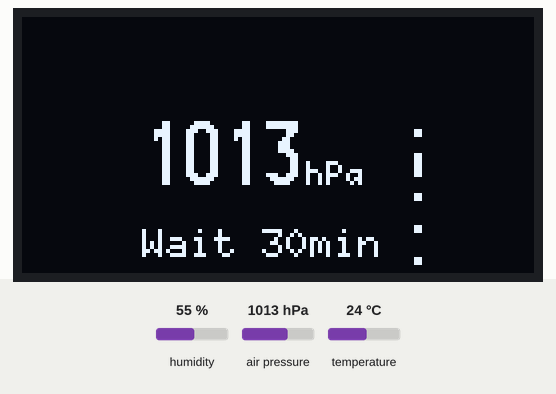
Simulated run of this program. Board: ESP32-C3. On the bench: 128×64 one-colour display. The test bench sets the inputs (shaded band); at power-on: air pressure 1013 hPa, humidity 55 %, temperature 24 °C.

Above: at 7.8 s.
7.9 s: air pressure set to 952 hPa
At 9.0 s:
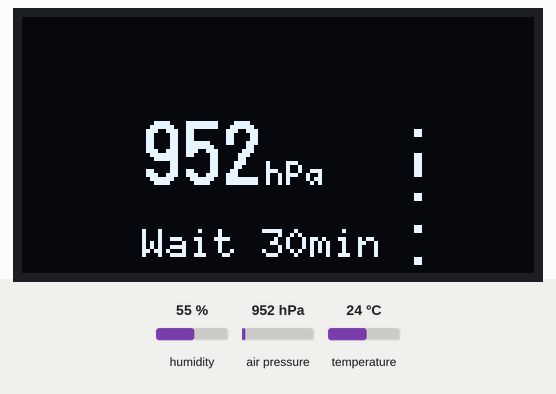
9.7 s: air pressure set to 975 hPa
At 10.5 s:
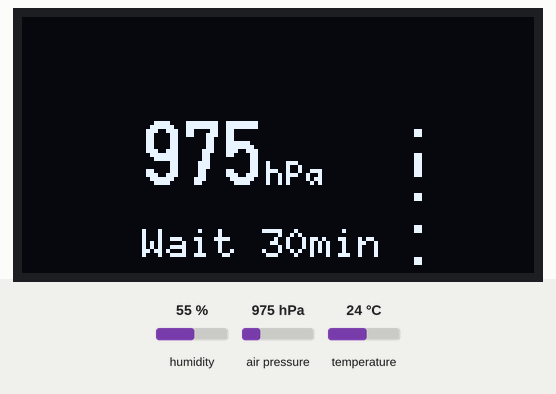
11.7 s: air pressure set to 1000 hPa
At 13.2 s:
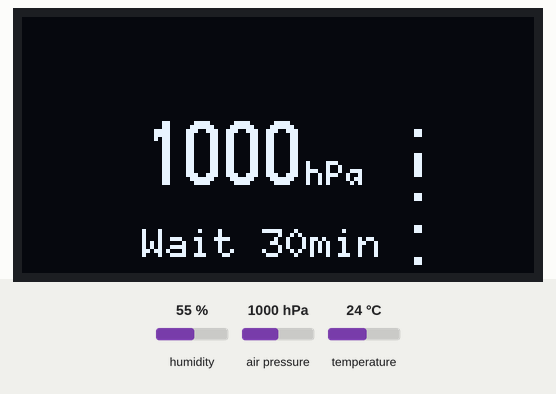
Timing chart, 0 to 14.7 s (numbered marks = the images above; inputs shaded):
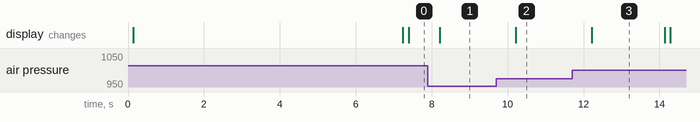

The program:

main.cpp
```cpp
#include <Arduino.h>
#include <Wire.h>
#include <math.h>
#include <U8g2lib.h>
#include <Adafruit_AHTX0.h>
#include <Adafruit_BMP280.h>

#define OLED_SDA 5
#define OLED_SCL 6
#define SENS_SDA 7
#define SENS_SCL 8
#define OX 28
#define OY 24

const int NP = 5, TN = 36, PN = 18;
const unsigned long SENSE_MS = 1000, TH_MS = 30000UL, PH_MS = 600000UL, PAGE_MS = 7000;

U8G2_SSD1306_128X64_NONAME_F_SW_I2C u8g2(U8G2_R0, OLED_SCL, OLED_SDA, U8X8_PIN_NONE);
Adafruit_AHTX0 aht;
Adafruit_BMP280 bmp;

float T, H, P, Td, DI;
float tMin = 999, tMax = -999, hMin = 999, hMax = -999, pMin = 9999, pMax = 0;
float tHist[TN]; int tCnt = 0;
float pHist[PN]; int pCnt = 0;
int page = 0;
unsigned long tSense, tTh, tPh, tPage;

void push(float *a, int &cnt, int n, float v) {
  if (cnt < n) a[cnt++] = v;
  else { memmove(a, a + 1, (n - 1) * sizeof(float)); a[n - 1] = v; }
}

void update() {
  sensors_event_t hum, temp;
  aht.getEvent(&hum, &temp);
  T = temp.temperature;
  H = hum.relative_humidity;
  P = bmp.readPressure() / 100.0f;
  DI = 0.81f * T + 0.01f * H * (0.99f * T - 14.3f) + 46.3f;
  float g = logf(H / 100.0f) + 17.62f * T / (243.12f + T);
  Td = 243.12f * g / (17.62f - g);
  tMin = min(tMin, T); tMax = max(tMax, T);
  hMin = min(hMin, H); hMax = max(hMax, H);
  pMin = min(pMin, P); pMax = max(pMax, P);
}

// 3時間あたりの気圧変化。データ不足(30分未満)ならNAN
float pDelta3() {
  if (pCnt < 4) return NAN;
  float hours = (pCnt - 1) / 6.0f;
  return (pHist[pCnt - 1] - pHist[0]) / hours * 3.0f;
}

const char *diLabel() {
  if (DI < 55) return "COLD";
  if (DI < 60) return "CHILLY";
  if (DI < 65) return "FINE";
  if (DI < 75) return "COMFY";
  if (DI < 80) return "WARM";
  if (DI < 85) return "HOT";
  return "SWELTER";
}

void drawPage(int p, int dx) {
  int x = OX + dx;
  char buf[24];
  u8g2.clearBuffer();

  if (p == 0) {
    u8g2.drawBox(x + 4, OY + 3, 3, 11);
    u8g2.drawDisc(x + 5, OY + 17, 4);
    u8g2.setFont(u8g2_font_logisoso16_tr);
    snprintf(buf, sizeof(buf), "%.1f", T);
    u8g2.drawStr(x + 13, OY + 19, buf);
    int w = u8g2.getStrWidth(buf);
    u8g2.setFont(u8g2_font_helvB10_tr);
    u8g2.drawStr(x + 15 + w, OY + 19, "C");
    u8g2.drawTriangle(x + 5, OY + 25, x + 2, OY + 31, x + 8, OY + 31);
    u8g2.drawDisc(x + 5, OY + 32, 3);
    snprintf(buf, sizeof(buf), "%.1f %%", H);
    u8g2.drawStr(x + 13, OY + 37, buf);
  } else if (p == 1) {
    u8g2.setFont(u8g2_font_logisoso16_tr);
    snprintf(buf, sizeof(buf), "%.0f", P);
    u8g2.drawStr(x + 2, OY + 18, buf);
    int w = u8g2.getStrWidth(buf);
    u8g2.setFont(u8g2_font_5x7_tr);
    u8g2.drawStr(x + 4 + w, OY + 18, "hPa");
    float d = pDelta3();
    const char *msg = "Wait 30min";
    if (!isnan(d)) {
      int ax = x + 56, ay = OY + 6;
      if (d >= 1.0f) { msg = "Improving"; u8g2.drawTriangle(ax, ay + 8, ax + 8, ay + 8, ax + 4, ay); }
      else if (d <= -3.0f) { msg = "Storm?"; u8g2.drawTriangle(ax, ay, ax + 8, ay, ax + 4, ay + 8); }
      else if (d <= -1.0f) { msg = "Worsening"; u8g2.drawTriangle(ax, ay, ax + 8, ay, ax + 4, ay + 8); }
      else { msg = "Stable"; u8g2.drawBox(ax, ay + 3, 8, 3); }
    }
    u8g2.setFont(u8g2_font_6x10_tf);
    u8g2.drawStr(x + 2, OY + 36, msg);
  } else if (p == 2) {
    u8g2.setFont(u8g2_font_5x7_tr);
    if (tCnt < 2) {
      u8g2.drawStr(x + 2, OY + 20, "Collecting...");
    } else {
      float lo = tHist[0], hi = tHist[0];
      for (int i = 1; i < tCnt; i++) { lo = min(lo, tHist[i]); hi = max(hi, tHist[i]); }
      if (hi - lo < 2.0f) { float m = (hi + lo) / 2; lo = m - 1; hi = m + 1; }
      snprintf(buf, sizeof(buf), "T %.1f-%.1f", lo, hi);
      u8g2.drawStr(x + 2, OY + 8, buf);
      for (int i = 1; i < tCnt; i++) {
        int y0 = OY + 39 - (int)((tHist[i - 1] - lo) / (hi - lo) * 26);
        int y1 = OY + 39 - (int)((tHist[i] - lo) / (hi - lo) * 26);
        u8g2.drawLine(x + 1 + (i - 1) * 2, y0, x + 1 + i * 2, y1);
      }
    }
  } else if (p == 3) {
    u8g2.setFont(u8g2_font_6x10_tf);
    snprintf(buf, sizeof(buf), "DI %.1f", DI);
    u8g2.drawStr(x + 2, OY + 10, buf);
    u8g2.drawStr(x + 2, OY + 22, diLabel());
    snprintf(buf, sizeof(buf), "Dew %.1fC", Td);
    u8g2.drawStr(x + 2, OY + 34, buf);
  } else {
    u8g2.setFont(u8g2_font_6x10_tf);
    snprintf(buf, sizeof(buf), "T %.1f-%.1f", tMin, tMax);
    u8g2.drawStr(x + 2, OY + 10, buf);
    snprintf(buf, sizeof(buf), "H %.0f-%.0f", hMin, hMax);
    u8g2.drawStr(x + 2, OY + 22, buf);
    snprintf(buf, sizeof(buf), "P %.0f-%.0f", pMin, pMax);
    u8g2.drawStr(x + 2, OY + 34, buf);
  }

  // ページインジケータ(右端、固定位置)
  for (int i = 0; i < NP; i++) {
    if (i == p) u8g2.drawBox(OX + 70, OY + 2 + i * 8, 2, 6);
    else u8g2.drawBox(OX + 70, OY + 4 + i * 8, 2, 2);
  }
  u8g2.sendBuffer();
}

void setup() {
  u8g2.begin();
  u8g2.setFont(u8g2_font_6x10_tf);
  Wire.begin(SENS_SDA, SENS_SCL);
  bool ahtOk = aht.begin();
  bool bmpOk = bmp.begin(0x76) || bmp.begin(0x77);
  if (!ahtOk || !bmpOk) {
    u8g2.clearBuffer();
    u8g2.drawStr(OX + 2, OY + 12, ahtOk ? "AHT20 OK" : "AHT20 NG");
    u8g2.drawStr(OX + 2, OY + 24, bmpOk ? "BMP280 OK" : "BMP280 NG");
    u8g2.sendBuffer();
    while (true) delay(1000);
  }
  update();
  push(tHist, tCnt, TN, T);
  push(pHist, pCnt, PN, P);
  tSense = tTh = tPh = tPage = millis();
  drawPage(page, 0);
}

void loop() {
  unsigned long now = millis();
  if (now - tSense >= SENSE_MS) { tSense = now; update(); drawPage(page, 0); }
  if (now - tTh >= TH_MS) { tTh = now; push(tHist, tCnt, TN, T); }
  if (now - tPh >= PH_MS) { tPh = now; push(pHist, pCnt, PN, P); }
  if (now - tPage >= PAGE_MS) {
    tPage = now;
    page = (page + 1) % NP;
    for (int dx = 72; dx > 0; dx -= 12) drawPage(page, dx);
    drawPage(page, 0);
  }
}
```

Measured:
- after the input at 7.9 s, the display: changes after 0.32 s (image 1)
- after the input at 9.7 s, the display: changes after 0.52 s (image 2)
- what the display in image 3 shows lasts 1.9 s, from 12.2 s to 14.1 s
